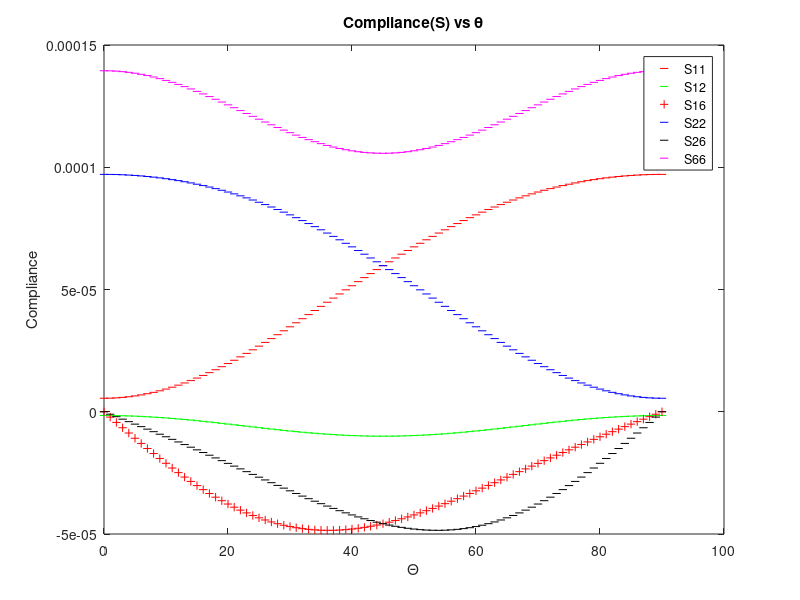

The MATLAB script that drew this image:
clear all;
clc;
for i_theta=0:1:90

%#######__Properties__#######
Ex= 181e3;
Ey=10.3e3;
Es=7.17e3;
Vx=0.28;
theta=i_theta;

%#######_____Stress At Offaxis______######

stress_1=100;
stress_2=50;
stress_6=20;
stress_offAxis=[stress_1;
                stress_2;
                stress_6];

%######__finding Unknown__#########

Vy=Ey*Vx/Ex;
m=(1-Vx*Vy)^-1;

Qxx=m*Ex
Qxy=m*Vx*Ey;
Qyy=m*Ey;
Qss=Es

Q_onAxis=[Qxx Qxy 0;
          Qxy Qyy 0;
          0   0  Qss]
%###__compliance matrix__type

%######__Invariance Terms__#######
U1=1/8*(3*Qxx+3*Qyy+2*Qxy+4*Qss);
U2=1/2*(Qxx-Qyy);
U3=1/8*(Qxx+Qyy-2*Qxy-4*Qss);
U4=1/8*(Qxx+Qyy+6*Qxy-4*Qss);
U5=1/8*(Qxx+Qyy-2*Qxy+4*Qss);

%######__S__#########
% v_1=2/h*cos[2*theta[groupNo]]*H[groupNo];
% v_2=2/h*cos[4*theta[groupNo]]*H[groupNo];
% v_3=2/h*sin[2*theta[groupNo]]*H[groupNo];
% v_4=2/h*sin[4*theta[groupNo]]*H[groupNo];


%######__Off-Axis Stiffness Matrix__#########
Q11=U1+U2*cosd(2*theta)+U3*cosd(4*theta);
Q12=U4-U3*cosd(4*theta);
Q16=1/2*(U2*sind(2*theta))+U3*sind(4*theta);
Q66=U5-U3*cosd(4*theta);
Q22=U1-U2*cosd(2*theta)+U3*cosd(4*theta);
Q26=1/2*(U2*sind(2*theta))-U3*sind(4*theta);

Q_offAxis=[Q11 Q12 Q16;
           Q12 Q22 Q26;
           Q16 Q26 Q66]

%######__off-axis compliance__#########

det(Q_offAxis)

%##S11=Q22*Q66-Q26^2/delta;
% ##S12=Q16*Q26-Q12*Q66/delta;
% ##S16=Q12*Q26-Q22*Q16/delta;
% ##S22=Q11*Q66-Q16^2/delta;
% ##S26=Q12*Q16-Q11*Q26/delta;
% ##S66=Q11*Q12-Q12^2/delta;

% ##S=[S11 S12 S16;
% ##   S12 S22 S26;
% ##   S16 S26 S66]

S=inv(Q_offAxis)

% ######__off-axis strain__#########

strain_offAxis=[S] * [stress_offAxis]

% ######__graph plot__#########
title('Compliance(S) vs \theta');
xlabel('\Theta');
ylabel('Compliance');
plot(i_theta,S(1,1),"_r",i_theta,S(1,2),"_g",i_theta,S(1,3),"+r",i_theta,S(2,2),"_b",i_theta,S(2,3),"_k",i_theta,S(3,3),"_m");
legend({'S11','S12','S16','S22','S26','S66'},'Location','northeast');
% ##subplot(i_theta,S12,'-');
% ##plot(i_theta,S16,'-');
% ##plot(i_theta,S22,'-');
% ##plot(i_theta,S26,'-');
% ##plot(i_theta,S66,'-');
hold on;

end
